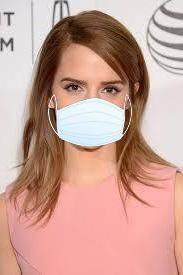
#> input picture augmented_image_306.jpg, 183 x 275 px, given in place of the camera
$ jupyter execute 'Lecture 8.3 - Mini Project # 10 Face Recognition â€“ Unlock Your Computer With Your Face!.ipynb'   (text cells are left out)
#> lines starting #> are read from the running program, lines starting #| are printed output that depends on the picture; after the words box and inside, x2 and y2 are one past the last pixel; in counts of white or black regions, pixels touching at a corner belong together; long printed decimals are rounded
[cell 1]
import cv2
import numpy as np

# Load HAAR face classifier
face_classifier = cv2.CascadeClassifier('./haarcascades/haarcascade_frontalface_default.xml')

# Load functions
def face_extractor(img):
    # Function detects faces and returns the cropped face
    # If no face detected, it returns the input image

    gray = cv2.cvtColor(img,cv2.COLOR_BGR2GRAY)
    faces = face_classifier.detectMultiScale(gray, 1.3, 5)

    if faces is ():
        return None

    # Crop all faces found
    for (x,y,w,h) in faces:
        cropped_face = img[y:y+h, x:x+w]

    return cropped_face

# Initialize Webcam
cap = cv2.VideoCapture(0)
count = 0

# Collect 100 samples of your face from webcam input
while True:

    ret, frame = cap.read()
#> frame is the input picture: shape (275, 183, 3); mean B, G, R 150.4, 161.1, 202.2
    if face_extractor(frame) is not None:
#> in face_extractor, `gray = cv2.cvtColor(img,cv2.COLOR_BGR2GRAY)`:
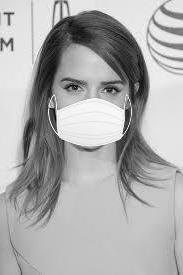
#> gray: shape (275, 183); min 7, max 255, mean 172.2
#> in face_extractor, `faces = face_classifier.detectMultiScale(gray, 1.3, 5)`: faces = [[44, 54, 95, 95]]
#> the loop in face_extractor, `for (x,y,w,h) in faces:` made 1 pass
#> pass 1, in face_extractor, `cropped_face = img[y:y+h, x:x+w]`:
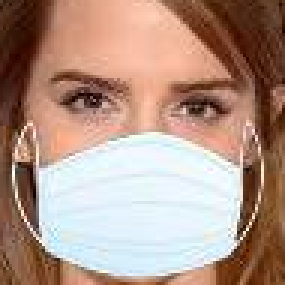
#> cropped_face: shape (95, 95, 3) (shown 3 times larger); mean B, G, R 134.3, 148.2, 177.2
        count += 1
#> count = 1
        face = cv2.resize(face_extractor(frame), (200, 200))
#> the loop in face_extractor (call 2), `for (x,y,w,h) in faces:` made 1 pass
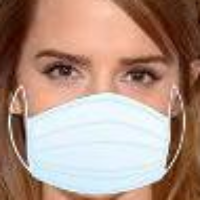
#> face: shape (200, 200, 3); mean B, G, R 134.2, 148.1, 177.1
        face = cv2.cvtColor(face, cv2.COLOR_BGR2GRAY)
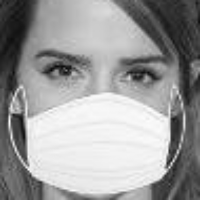
#> face: shape (200, 200); min 8, max 252, mean 155.2

        # Save file in specified directory with unique name
        file_name_path = './faces/user/' + str(count) + '.jpg'
#> file_name_path = './faces/user/1.jpg'
        cv2.imwrite(file_name_path, face)

        # Put count on images and display live count
        cv2.putText(face, str(count), (50, 50), cv2.FONT_HERSHEY_COMPLEX, 1, (0,255,0), 2)
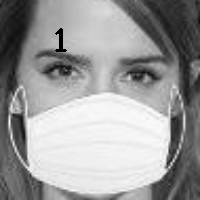
#> face: shape (200, 200); 0.31% of pixels changed, all inside (x1, y1, x2, y2) = (55, 28, 67, 52)
        cv2.imshow('Face Cropper', face)

    else:
        print("Face not found")
        pass

    if cv2.waitKey(1) == 13 or count == 100: #13 is the Enter Key
#> (key Esc is pressed here)
        break

cap.release()
cv2.destroyAllWindows()
print("Collecting Samples Complete")

[cell 2]
import cv2
import numpy as np
from os import listdir
from os.path import isfile, join

# Get the training data we previously made
data_path = './faces/user/'
onlyfiles = [f for f in listdir(data_path) if isfile(join(data_path, f))]

# Create arrays for training data and labels
Training_Data, Labels = [], []

# Open training images in our datapath
# Create a numpy array for training data
for i, files in enumerate(onlyfiles):
    image_path = data_path + onlyfiles[i]
    images = cv2.imread(image_path, cv2.IMREAD_GRAYSCALE)
#> images: shape (200, 200); min 9, max 254, mean 155.2
    Training_Data.append(np.asarray(images, dtype=np.uint8))
    Labels.append(i)

# Create a numpy array for both training data and labels
Labels = np.asarray(Labels, dtype=np.int32)

# Initialize facial recognizer
model = cv2.face.LBPHFaceRecognizer_create()
# NOTE: For OpenCV 3.0 use cv2.face.createLBPHFaceRecognizer()

# Let's train our model
model.train(np.asarray(Training_Data), np.asarray(Labels))
print("Model trained sucessefully")

[cell 3]
import cv2
import numpy as np


face_classifier = cv2.CascadeClassifier('Haarcascades/haarcascade_frontalface_default.xml')

def face_detector(img, size=0.5):

    # Convert image to grayscale
#> called with size = 0.5
    gray = cv2.cvtColor(img,cv2.COLOR_BGR2GRAY)
    faces = face_classifier.detectMultiScale(gray, 1.3, 5)
#> faces = [[44, 54, 95, 95]]
    if faces is ():
        return img, []

    for (x,y,w,h) in faces:
        cv2.rectangle(img,(x,y),(x+w,y+h),(0,255,255),2)
        roi = img[y:y+h, x:x+w]
        roi = cv2.resize(roi, (200, 200))
#> this loop made 1 pass
#> pass 1, in face_detector, `roi = img[y:y+h, x:x+w]`:
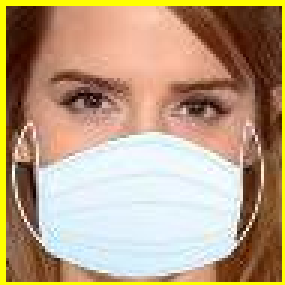
#> roi: shape (95, 95, 3) (shown 3 times larger); mean B, G, R 130.7, 159, 185.2
#> pass 1, in face_detector, `roi = cv2.resize(roi, (200, 200))`:
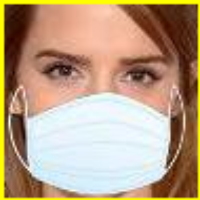
#> roi: shape (200, 200, 3); mean B, G, R 130.6, 158.9, 185.1
#> after the loop:
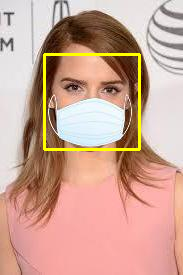
#> img: shape (275, 183, 3); 2.26% of pixels changed, all inside (x1, y1, x2, y2) = (43, 53, 141, 151)
    return img, roi


# Open Webcam
cap = cv2.VideoCapture(0)

while True:

    ret, frame = cap.read()

    image, face = face_detector(frame)

    try:
        face = cv2.cvtColor(face, cv2.COLOR_BGR2GRAY)
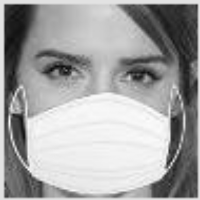
#> face: shape (200, 200); min 8, max 252, mean 163.5

        # Pass face to prediction model
        # "results" comprises of a tuple containing the label and the confidence value
        results = model.predict(face)
#> results = (0, 16.32)
        print(results)
#| (0, 16.317)
        if results[1] < 500:
            confidence = int( 100 * (1 - (results[1])/400) )
#> confidence = 95
            display_string = str(confidence) + '% Confident it is User'
#> display_string = '95% Confident it is User'

        cv2.putText(image, display_string, (100, 120), cv2.FONT_HERSHEY_COMPLEX, 1, (255,120,150), 2)
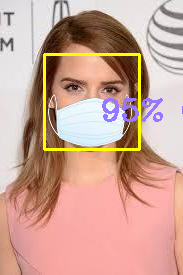
#> image: shape (275, 183, 3); 1.37% of pixels changed, all inside (x1, y1, x2, y2) = (102, 98, 183, 122)

        if confidence > 75:
            cv2.putText(image, "Unlocked", (250, 450), cv2.FONT_HERSHEY_COMPLEX, 1, (0,255,0), 2)
            cv2.imshow('Face Recognition', image )
        else:
            cv2.putText(image, "Locked", (250, 450), cv2.FONT_HERSHEY_COMPLEX, 1, (0,0,255), 2)
            cv2.imshow('Face Recognition', image )

    except:
        cv2.putText(image, "No Face Found", (220, 120) , cv2.FONT_HERSHEY_COMPLEX, 1, (0,0,255), 2)
        cv2.putText(image, "Locked", (250, 450), cv2.FONT_HERSHEY_COMPLEX, 1, (0,0,255), 2)
        cv2.imshow('Face Recognition', image )
        pass

    if cv2.waitKey(1) == 13: #13 is the Enter Key
#> (key Esc is pressed here)
        break

cap.release()
cv2.destroyAllWindows()
